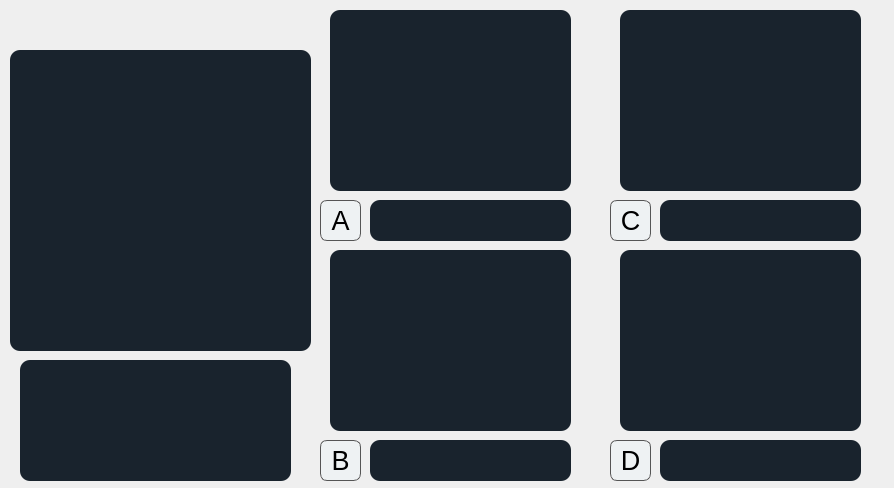
<?xml version="1.0" encoding="UTF-8"?>
<ui version="4.0">
 <class>Form</class>
 <widget class="QWidget" name="Form">
  <property name="geometry">
   <rect>
    <x>0</x>
    <y>0</y>
    <width>894</width>
    <height>488</height>
   </rect>
  </property>
  <property name="windowTitle">
   <string>Form</string>
  </property>
  <widget class="QLabel" name="bel_pregImage">
   <property name="geometry">
    <rect>
     <x>10</x>
     <y>50</y>
     <width>301</width>
     <height>301</height>
    </rect>
   </property>
   <property name="styleSheet">
    <string notr="true">  background-color: #19232D;
  border: 0px solid #32414B;
  padding: 0px;
  color: #F0F0F0;
  selection-background-color: #1464A0;
  selection-color: #F0F0F0;

	border-radius: 10;</string>
   </property>
   <property name="text">
    <string/>
   </property>
  </widget>
  <widget class="QTextEdit" name="txtEdit_preg">
   <property name="geometry">
    <rect>
     <x>20</x>
     <y>360</y>
     <width>271</width>
     <height>121</height>
    </rect>
   </property>
   <property name="styleSheet">
    <string notr="true">  background-color: #19232D;
  border: 0px solid #32414B;
  padding: 0px;
  color: #F0F0F0;
  selection-background-color: #1464A0;
  selection-color: #F0F0F0;

	border-radius: 10;</string>
   </property>
  </widget>
  <widget class="QTextEdit" name="txtEdit_respA">
   <property name="geometry">
    <rect>
     <x>370</x>
     <y>200</y>
     <width>201</width>
     <height>41</height>
    </rect>
   </property>
   <property name="styleSheet">
    <string notr="true">  background-color: #19232D;
  border: 0px solid #32414B;
  padding: 0px;
  color: #F0F0F0;
  selection-background-color: #1464A0;
  selection-color: #F0F0F0;

	border-radius: 10;</string>
   </property>
  </widget>
  <widget class="QPushButton" name="btn_respA">
   <property name="geometry">
    <rect>
     <x>320</x>
     <y>200</y>
     <width>41</width>
     <height>41</height>
    </rect>
   </property>
   <property name="font">
    <font>
     <pointsize>20</pointsize>
    </font>
   </property>
   <property name="styleSheet">
    <string notr="true">background-color:#EEF2F3;
border-radius: 7px;
border: 1px solid #555;</string>
   </property>
   <property name="text">
    <string>A</string>
   </property>
  </widget>
  <widget class="QLabel" name="bel_imageRespA">
   <property name="geometry">
    <rect>
     <x>330</x>
     <y>10</y>
     <width>241</width>
     <height>181</height>
    </rect>
   </property>
   <property name="styleSheet">
    <string notr="true">  background-color: #19232D;
  border: 0px solid #32414B;
  padding: 0px;
  color: #F0F0F0;
  selection-background-color: #1464A0;
  selection-color: #F0F0F0;

	border-radius: 10;</string>
   </property>
   <property name="text">
    <string/>
   </property>
  </widget>
  <widget class="QLabel" name="bel_imageRespC">
   <property name="geometry">
    <rect>
     <x>620</x>
     <y>10</y>
     <width>241</width>
     <height>181</height>
    </rect>
   </property>
   <property name="styleSheet">
    <string notr="true">  background-color: #19232D;
  border: 0px solid #32414B;
  padding: 0px;
  color: #F0F0F0;
  selection-background-color: #1464A0;
  selection-color: #F0F0F0;

	border-radius: 10;</string>
   </property>
   <property name="text">
    <string/>
   </property>
  </widget>
  <widget class="QPushButton" name="btn_respC">
   <property name="geometry">
    <rect>
     <x>610</x>
     <y>200</y>
     <width>41</width>
     <height>41</height>
    </rect>
   </property>
   <property name="font">
    <font>
     <pointsize>20</pointsize>
    </font>
   </property>
   <property name="styleSheet">
    <string notr="true">background-color:#EEF2F3;
border-radius: 7px;
border: 1px solid #555;</string>
   </property>
   <property name="text">
    <string>C</string>
   </property>
  </widget>
  <widget class="QTextEdit" name="txtEdit_respC">
   <property name="geometry">
    <rect>
     <x>660</x>
     <y>200</y>
     <width>201</width>
     <height>41</height>
    </rect>
   </property>
   <property name="styleSheet">
    <string notr="true">  background-color: #19232D;
  border: 0px solid #32414B;
  padding: 0px;
  color: #F0F0F0;
  selection-background-color: #1464A0;
  selection-color: #F0F0F0;

	border-radius: 10;</string>
   </property>
  </widget>
  <widget class="QLabel" name="bel_imageRespB">
   <property name="geometry">
    <rect>
     <x>330</x>
     <y>250</y>
     <width>241</width>
     <height>181</height>
    </rect>
   </property>
   <property name="styleSheet">
    <string notr="true">  background-color: #19232D;
  border: 0px solid #32414B;
  padding: 0px;
  color: #F0F0F0;
  selection-background-color: #1464A0;
  selection-color: #F0F0F0;

	border-radius: 10;</string>
   </property>
   <property name="text">
    <string/>
   </property>
  </widget>
  <widget class="QPushButton" name="btn_respB">
   <property name="geometry">
    <rect>
     <x>320</x>
     <y>440</y>
     <width>41</width>
     <height>41</height>
    </rect>
   </property>
   <property name="font">
    <font>
     <pointsize>20</pointsize>
    </font>
   </property>
   <property name="styleSheet">
    <string notr="true">background-color:#EEF2F3;
border-radius: 7px;
border: 1px solid #555;</string>
   </property>
   <property name="text">
    <string>B</string>
   </property>
  </widget>
  <widget class="QTextEdit" name="txtEdit_respB">
   <property name="geometry">
    <rect>
     <x>370</x>
     <y>440</y>
     <width>201</width>
     <height>41</height>
    </rect>
   </property>
   <property name="styleSheet">
    <string notr="true">  background-color: #19232D;
  border: 0px solid #32414B;
  padding: 0px;
  color: #F0F0F0;
  selection-background-color: #1464A0;
  selection-color: #F0F0F0;

	border-radius: 10;</string>
   </property>
  </widget>
  <widget class="QLabel" name="bel_imageRespD">
   <property name="geometry">
    <rect>
     <x>620</x>
     <y>250</y>
     <width>241</width>
     <height>181</height>
    </rect>
   </property>
   <property name="styleSheet">
    <string notr="true">  background-color: #19232D;
  border: 0px solid #32414B;
  padding: 0px;
  color: #F0F0F0;
  selection-background-color: #1464A0;
  selection-color: #F0F0F0;

	border-radius: 10;</string>
   </property>
   <property name="text">
    <string/>
   </property>
  </widget>
  <widget class="QPushButton" name="btn_respD">
   <property name="geometry">
    <rect>
     <x>610</x>
     <y>440</y>
     <width>41</width>
     <height>41</height>
    </rect>
   </property>
   <property name="font">
    <font>
     <pointsize>20</pointsize>
    </font>
   </property>
   <property name="styleSheet">
    <string notr="true">background-color:#EEF2F3;
border-radius: 7px;
border: 1px solid #555;</string>
   </property>
   <property name="text">
    <string>D</string>
   </property>
  </widget>
  <widget class="QTextEdit" name="txtEdit_respD">
   <property name="geometry">
    <rect>
     <x>660</x>
     <y>440</y>
     <width>201</width>
     <height>41</height>
    </rect>
   </property>
   <property name="styleSheet">
    <string notr="true">  background-color: #19232D;
  border: 0px solid #32414B;
  padding: 0px;
  color: #F0F0F0;
  selection-background-color: #1464A0;
  selection-color: #F0F0F0;

	border-radius: 10;</string>
   </property>
  </widget>
 </widget>
 <resources>
  <include location="../../IMAG.qrc"/>
 </resources>
 <connections/>
</ui>
